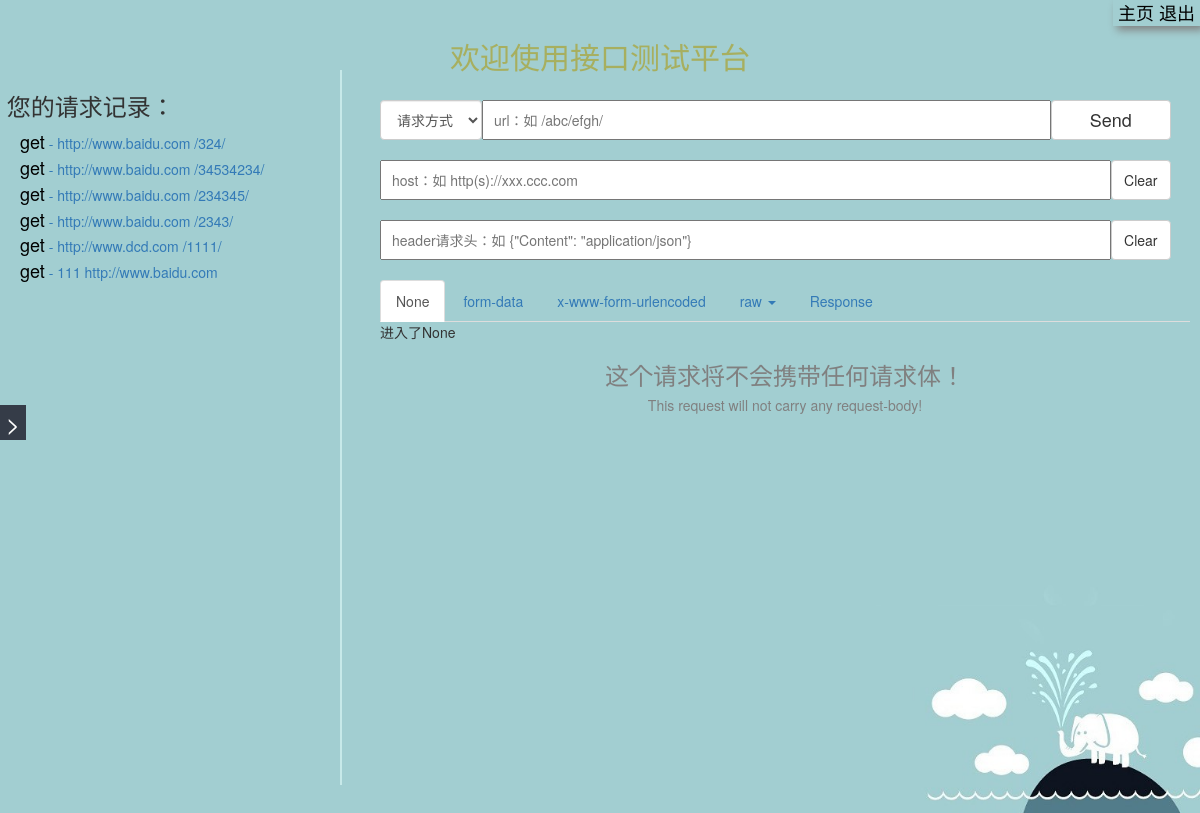
Screenshot of /home/ (signed in) with the database file from the repository.
### apitest/models.py (models this page shows, shortened)
class DB_apis_log(models.Model):
    user_id = models.CharField(max_length=10, null=True, verbose_name='所属用户id')  # 所属用户id
    api_method = models.CharField(max_length=10, null=True, verbose_name='请求方式')  # 请求方式
    api_url = models.CharField(max_length=1000, null=True, verbose_name='url')  # url
    api_header = models.CharField(max_length=1000, null=True, verbose_name='请求头')  # 请求头
    api_login = models.CharField(max_length=10, null=True, verbose_name='是否带登陆态')  # 是否带登陆态
    api_host = models.CharField(max_length=100, null=True, verbose_name='域名')  # 域名
    body_method = models.CharField(max_length=20, null=True, verbose_name='请求体编码格式')  # 请求体编码格式
    api_body = models.CharField(max_length=1000, null=True, verbose_name='请求体')  # 请求体
    sign = models.CharField(max_length=10, null=True, verbose_name='是否验签')  # 是否验签
    file_key = models.CharField(max_length=50, null=True, verbose_name='文件key')  # 文件key
    file_name = models.CharField(max_length=50, null=True, verbose_name='文件名')  # 文件名
    class Meta:
        verbose_name = '接口log表'
        verbose_name_plural = verbose_name

### apitest/views.py (the view)
# urls.py: 2. Add a URL to urlpatterns:  path('', views.home, name='home')
@login_required
def home(request, id=''):
    data = DB_home_href.objects.all()
    home_log = DB_apis_log.objects.filter(user_id=request.user.id)[::-1]
    if id == '':
        res = {"hrefs": data, "home_log": home_log, **glodict(request)}
    else:
        log = DB_apis_log.objects.filter(id=id)[0]
        res = {"hrefs": data, "home_log": home_log, 'log': log, **glodict(request)}
    return render(request, 'home.html', res)

### apitest/views.py (called while the page is built)
def glodict(request):
    res = {'username': request.user.username, 'userimg': f'{request.user.id}.png'}
    return res

### apitest/templates/home.html (shortened to what this page needs)
{% extends 'welcome.html' %}
{% block body %}
    <h2 style="text-align: center; color: rgba(170,159,39,0.67)">欢迎使用接口测试平台</h2>
    <h3>&nbsp;您的请求记录：</h3>
    <div id="home_log_plan" style="padding-left: 20px; overflow-y: scroll; width: 320px">
        {% for i in home_log %}
            <a href="/home_log/{{ i.id }}/" class="log" style="text-decoration: none">
                <span style="font-size: large;color: black">{{ i.api_method }}</span> - {{ i.api_host }} {{ i.api_url }}
            </a> <br>
        {% endfor %}
    </div>
    <div id="shu" style="width: 2px; background-color: #c7e9e9; position: absolute; top: 70px; left: 340px">
    </div>
    <div style="position: absolute;top: 100px;left: 380px;width: -webkit-calc(100% - 390px);">
        <ul class="nav navbar-nav" style="width: 98%">
            <li>
                <select id="ts_method" style="height: 40px" class="form-control">
                    <option value="none">请求方式</option>
                </select>
            </li>
            <li style="width: -webkit-calc(100% - 225px)">
                <input id="ts_url" style="padding-left: 10px;color: black; width: 100%; height: 40px" type="text" placeholder="url：如 /abc/efgh/" value="
{{ log.api_url }}"/>
            </li>
            <li>
                <button onclick="ts_send()" type="button" style="height: 40px; width: 120px" class="btn btn-default">
                    <span style="font-size: large">Send</span>
                </button>
            </li>
        </ul>
        <br><br><br>
        <ul class="nav navbar-nav" style="width: 98%">
            <li style="width: -webkit-calc(100% - 63px)">
                <input id="ts_host" style="padding-left: 10px; width: 100%;color: black; height: 40px" type="text" placeholder="host：如 http(s)://xxx.ccc.com"
                       value="{{ log.api_host }}"/>
            </li>
            <li>
                <button type="button" style="height: 40px; width: 60px" class="btn btn-default">
                    <span>Clear</span>
                </button>
            </li>
        </ul>
        <br><br><br>
        <ul class="nav navbar-nav" style="width: 98%">
            <li style="width: -webkit-calc(100% - 63px)">
                <input id="ts_header" style="padding-left: 10px; width: 100%;color: black; height: 40px" type="text"
                       placeholder='header请求头：如 {"Content": "application/json"}'
                       value="{{ log.api_header }}"/>
            </li>
            <li>
                <button type="button" style="height: 40px; width: 60px" class="btn btn-default">
                    <span>Clear</span>
                </button>
            </li>
        </ul>
        <br><br><br>
        <ul id="myTab" class="nav nav-tabs">
            <li class="active"><a id="click_none" href="#None" data-toggle="tab">None</a></li>
            <li><a href="#form-data" data-toggle="tab">form-data</a></li>
            <li><a href="#x-www-form-urlencoded" data-toggle="tab">x-www-form-urlencoded</a></li>
            <li class="dropdown">
                <a href="#" class="dropdown-toggle" data-toggle="dropdown">raw <b class="caret"></b></a>
            </li>
            <li><a href="#response" data-toggle="tab">Response</a></li>
        </ul>
        <div id="myTabContent" class="tab-content">
            <div class="tab-pane fade in active" id="None">
                进入了None
            </div>
        </div>
        <div class="tab-pane fade in active" id="home" style="text-align: center; color: grey">
            <h3>这个请求将不会携带任何请求体！</h3>
            <h5>This request will not carry any request-body!</h5>
        </div>
    </div>
{% endblock body %}

### apitest/templates/welcome.html (shortened to what this page needs)
<!DOCTYPE html>
<html lang="en">
<head>
    <link type="text/css" rel="stylesheet" href="/static/assets/css/font-awesome.min.css"/>
    <link type="text/css" rel="stylesheet" href="/static/src/jquery-rvnm.css"/>
    <link rel="stylesheet" href="https://stackpath.bootstrapcdn.com/bootstrap/3.4.1/css/bootstrap.min.css"
>
</head>
<body>
<button id="menu_btn" onclick="display_menu()" style="position: absolute;left: 188px;top: 48%;z-index: 999;height: 35px;
    background-color: #353c48;color: white;border: 0;font-size: x-large">
</button>
<div style="font-size: large;position: absolute;top: 0px;right: 0px;box-shadow: 4px 4px 8px grey;
            padding-left: 5px;padding-right: 5px">
    <a href="/home/" style="color: black;text-decoration: none"> 主页 </a>
    <a href="/logout/" style="color: black;text-decoration: none"> 退出 </a>
</div>
<br>
{% block body %} {% endblock body %}
</body>
</html>

### apitest/templates/welcome.html (style rules this page uses)
body { background: url("/static/bg.jpeg") fixed; background-attachment: fixed; background-size: cover; }

### rows the page displays
DB_apis_log: api_method "get", api_host "http://www.baidu.com", api_url "/324/"
DB_apis_log: api_method "get", api_host "http://www.baidu.com", api_url "/34534234/"
DB_apis_log: api_method "get", api_host "http://www.baidu.com", api_url "/234345/"
DB_apis_log: api_method "get", api_host "http://www.baidu.com", api_url "/2343/"
DB_apis_log: api_method "get", api_host "http://www.dcd.com", api_url "/1111/"
DB_apis_log: api_method "get", api_host "111", api_url "http://www.baidu.com"
